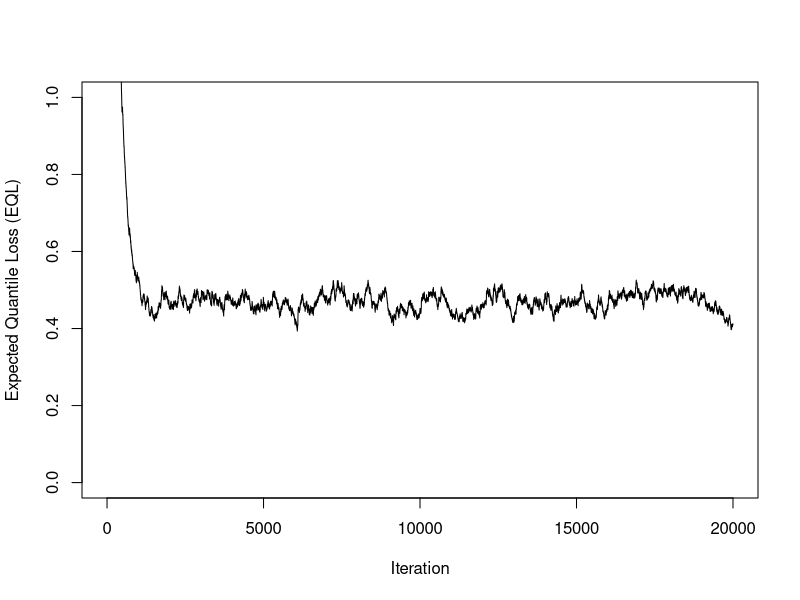
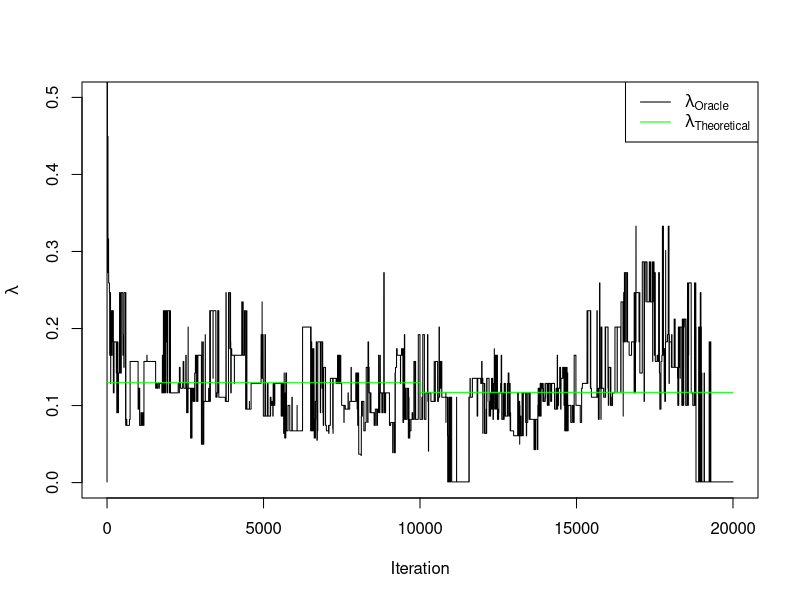
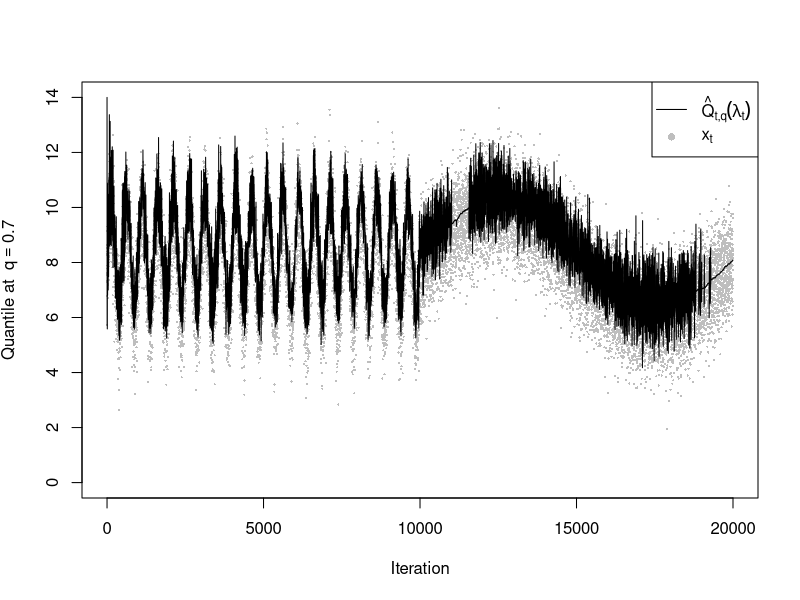

R code for these plots, in order:
## ---- chunk 1
#| label: Loading the packages
library (dplyr)
## ---- chunk 2
#| label: Refresh and Seed
rm (list = ls())
set.seed (1234)
## ---- chunk 3
#| label: DUMIQE
D1 <- function (q_prob, q_hat) {
    return(q_prob * q_hat)
}
D2 <- function (q_prob, q_hat) {
    return((1 - q_prob) * q_hat)
}

# Incremental Algorithm (returns quantile estimates at iteration t for each lambda_vec value)
DUMIQE <- function (t, x_obs, q_hat_previous, lambda_vec, q_prob) {
    if (t == 0) { # Initialization step (Q_0)
        Q_min <- 14 # chosen to be "outside" the data stream distribution
        return(rep (Q_min, times = length(lambda_vec))) # L was still not defined
    } else {
        return(ifelse (
            x_obs[t + 1] >= q_hat_previous,                           # Logical vector
            # RECALL: between 2 vectors * and + performs element-wise multiplication and addition, respectively
            q_hat_previous + lambda_vec * D1(q_prob, q_hat_previous), # If TRUE
            q_hat_previous - lambda_vec * D2(q_prob, q_hat_previous)  # If FALSE
        )) 
    }
}
## ---- chunk 4
#| label: QL
QL <- function (x_obs_t, q_hat_t, q_prob) {
    return(ifelse(
        x_obs_t >= q_hat_t,                 # Logical vector
        (1 - q_prob) * (x_obs_t - q_hat_t), # If TRUE
        q_prob * (q_hat_t - x_obs_t)        # If FALSE
    ))
}
## ---- chunk 5
tau1  <- 500
tau2  <- 10^4
T     <- 10^4
tau_n <- function (t) {
    return(tau1 * as.integer(t < T) + tau2 * as.integer(t >= T & t < 2*T))
}
iter <- 0:(2*T - 1)

# Normally distributed data stream
miu    <- 8
b      <- 2
sigma  <- 1
mean_t <- miu + b * sin(2 * pi * iter / tau_n(iter))
normal_stream <- rnorm(
    n = 2*T,
    mean = mean_t,
    sd = sigma
)
## ---- chunk 6
q_fig2 <- 0.7
## ---- chunk 7
possible_lambdas <- exp(seq (from = -7, to = 0, by = 0.05))
L <- length(possible_lambdas) # number of estimates per iteration 

gamma_Oracle <- 1 - (0.01)^(1/1000) # 0.005
## ---- chunk 8
q_hat   <- matrix(0, nrow = 2*T, ncol = L)
QL_hat  <- matrix(0, nrow = 2*T, ncol = L)
EQL_hat <- matrix(0, nrow = 2*T, ncol = L)

oracle_lambdas   <- numeric(2*T)
oracle_quantiles <- numeric(2*T) # Oracle Quantile Estimates
oracle_QL        <- numeric(2*T)
oracle_EQL       <- numeric(2*T)

for (t in iter) {
    # Quantiles estimates on iteration t for each value in possible_lambdas 
    q_hat[t + 1, ] <- DUMIQE(
        t, 
        normal_stream, 
        q_hat[max(t,1), ], # max is due to the initialization step
        possible_lambdas,
        q_fig2
    )

    QL_hat[t + 1, ] <- QL(normal_stream[t + 1], q_hat[t + 1, ], q_fig2)

    # Expected Quantile Loss (EQL) function on iteration t. It is based on the exponentially weighted moving average.
    # It was previously defined as a function, but the node stack overflow error was thrown given it was defined recursively (so, e.g., it was evaluating all the previous steps creating very deep stack call)
    if (t == 0) {
        EQL_hat[t + 1, ] <- QL_hat[t + 1, ] # Initialization
    } else {
        EQL_hat[t + 1, ] <-
            (1 - gamma_Oracle) * EQL_hat[t, ] +
            gamma_Oracle * QL_hat[t + 1, ]
    }

    index <- which.min(EQL_hat[t + 1, ])
    # The Oracle approach stores the lambda value with the minimum estimated EQL
    oracle_lambdas [t + 1]  <- possible_lambdas[index]
    oracle_quantiles[t + 1] <- q_hat[t + 1, index]
    oracle_QL[t + 1]        <- QL_hat[t + 1, index]
    oracle_EQL[t + 1]       <- EQL_hat[t + 1, index]
}
## ---- chunk 9
plot(
    x = iter,
    y = oracle_EQL, # oracle_EQL, oracle_QL
    type = "l", # Line Plot
    ylim = c(0.00,1),
    xlab = "Iteration",
    ylab = "Expected Quantile Loss (EQL)"
)
## ---- chunk 10
plot(
    x = iter,
    y = oracle_lambdas,
    type = "l", # Line Plot
    ylim = c(0,0.50),
    xlab = "Iteration",
    ylab = expression(lambda)
)

# ALERT: They're not computed this way!
theoretical_lambdas <- c(rep(mean(oracle_lambdas[1:T]), times = T), rep(mean(oracle_lambdas[(T+1):(2*T)]), times = T))

lines(
    x = iter,
    y = theoretical_lambdas,
    col = "green"
)

legend(
    "topright",
    legend = c(expression(lambda[Oracle]), expression(lambda[Theoretical])),
    col = c("black", "green"),
    lty = c(1, 1)
)
## ---- chunk 11
plot(
    x = iter,
    y = normal_stream,
    type = "p", # Line Plot
    pch = 16, cex = 0.3,
    col = "grey",     
    ylim = c(0,14),
    xlab = "Iteration",
    ylab = expression("Quantile at " ~ q == 0.7)
)

lines(
    x = iter,
    y = oracle_quantiles, # Estimated Quantiles...
    col = "black",
    lwd = 1
)

legend(
    "topright",
    legend = c(expression(hat(Q)[t * "," * q](lambda[t])), expression(x[t])),
    col = c("black", "grey"),
    lty = c(1, NA),
    pch = c(NA, 16)
)
## ---- chunk 12
# Chi-squared distributed data stream (to be used only for Fig. 3 => perhaps I'll need to redefine this... and tau_n function, eventually... with (N %% t) instead of t?) 
#v <- 6
#for (t in iter) {
#    df_t <- v + b * sin(2 * pi * t / tau_n(t))
#    chisq_stream[t + 1] <- rchisq(1, df = df_t)
#}
## ---- chunk 13
# Definir melhor isto! The arguments
#MSE <- function (observations, estimates) {
#    return (mean((estimates - observations)^2))
#}
## ---- chunk 14
# Theoretical time-varying quantile, Figure 2
#q_true_fig2 <- mean_t + sigma * qnorm(q_fig2)

#MSE <- function(true_quantiles, estimates) {
#  mean((estimates - true_quantiles)^2)
#}

#mse_oracle <- MSE(q_true_fig2, oracle_quantiles)

#mse_oracle
## ---- chunk 15
# HIL (High, Intermediate, Low) Approach
# Wrong value for M

#U <- runif (, min = 0, max = 1000) # how many should I generate?
#M <- 10^3 + U # number of iterations before an update of the update size tuning parameter, lambda
#gamma_HIL <- 1 - (0.01)^(1/M)
#a <- 1.5

    # L should be 3 for the HIL approach
## ---- chunk 16
#| label: Data from a student-t distribution

N <- 1000
t_data <- rt(N, df = 1)
# t_data <- rcauchy(N, location = 0, scale = 1)

# There's also the rgpd command from the 'evd' package to generate directly data from a GP model...
# f(n/k) is known for the student-t, right? just use its density function, right?
## ---- chunk 17
# Se por um lado a tal aproximação pode funcionar usando um intermediate quantile as the baseline threshold, também há a questão do bias...
# u_track <- c(0.5, 0.6, 0.7, 0.8, 0.9) 
# quantiles_track <- rep(0, times = length(u_track))
## ---- chunk 18
# library (ismev)
# fit <- gpd.fit(t_data, threshold = quantiles_track[1])

# # Extract MLEs
# mle <- fit$mle

# # Scale parameter (sigma_u)
# sigma_hat <- fit$mle[1]

# # Shape parameter (xi)
# xi_hat <- fit$mle[2]
## ---- chunk 19
#The visualizations in Fig. 3.6 suggest that these values correspond to a moderate level of stability. Similar diagnostics to those discussed in Chapter 2—namely, threshold sensitivity analysis and mean excess plots—suggest that these are reasonable choices; the commands gpd.fitrange and mrl.plot from the ismev package can be used to implement these analyses, respectively. However, in our experience, the reliability of mean residual life plots is not as strong. Overall, we prefer threshold stability plots, as they provide insight into how much the inferences might change with different threshold choices.
## ---- chunk 20
# gpd.diag(fit)
